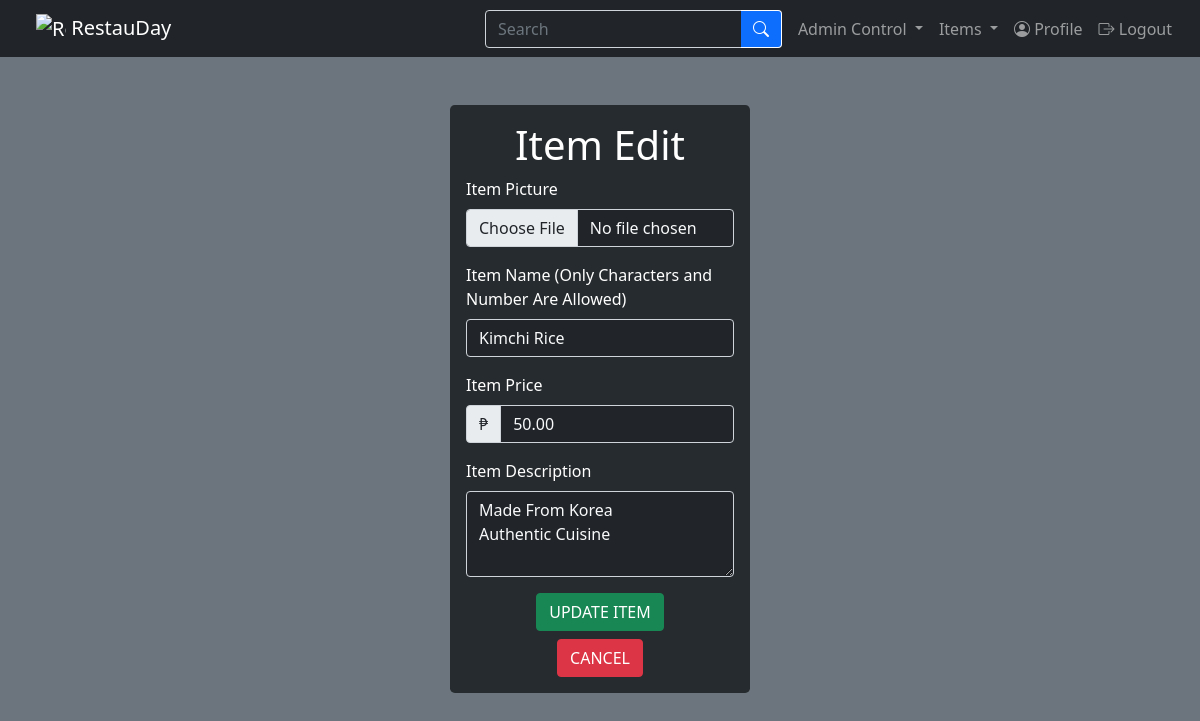
Page /php/itemEdit.php?id=30 (signed in) on the committed database.
### tables this page shows
CREATE TABLE `tbl_items` (
  `id` int(25) NOT NULL COMMENT 'int(25)',
  `name` varchar(255) NOT NULL COMMENT 'varchar(255)',
  `description` text NOT NULL COMMENT 'text',
  `price` decimal(11,2) NOT NULL COMMENT 'decimal(11,2)',
  `picture` varchar(255) NOT NULL DEFAULT 'default.png' COMMENT 'varchar(255)',
  `category` varchar(255) NOT NULL COMMENT 'varchar(255)'
);

### php/itemEdit.php (the view, shortened to what this page needs)
<?php
    include_once("../inc/database.php");
    $itemId = $_GET['id'];
    $querySelectItemInfo = "SELECT name, price, description FROM tbl_items WHERE id = $itemId";
    $executeQuerySelectItemInfo = mysqli_query($con, $querySelectItemInfo);
    $itemInfo = mysqli_fetch_assoc($executeQuerySelectItemInfo);
    $itemName = $itemInfo["name"];
    $itemPrice = $itemInfo["price"];
    $itemDescription = $itemInfo["description"];
?>
<!doctype html>
<html lang="en">
    <head>
        <link href="../bootstrap/css/bootstrap.min.css" rel="stylesheet">
        <link rel="stylesheet" href="../bootstrap-icons/bootstrap-icons.css">
        <link href="../bootstrap/local_css/stylesheet.css" rel="stylesheet">
    </head>
    <body class="d-grid gap-5 bg-secondary">
        <?php include_once("../inc/navBar.php"); ?>
        <div class="container p-3 mb-2 bg-normal-92 text-white rounded-3 w-25">
            <h1 class="text-center mb-2">Item Edit</h1>
            <form action="itemEditHandler.php" method="post" enctype="multipart/form-data">
                <div class="mb-3">
                    <label for="itemPicture" class="form-label">Item Picture</label>
                    <input class="form-control text-light bg-dark" type="file" accept="image/*" name="itemPicture">
                </div>
                <div class="mb-3">
                    <label for="itemName" class="form-label">Item Name (Only Characters and Number Are Allowed)</label>
                    <input type="text" class="form-control text-light bg-dark" name="itemName" placeholder="<?php echo "$itemName"?>" value="<?php echo "$itemName"?>" pattern="[A-z0-9À-ž\s]+" required>
                </div>
                <div class="mb-3">
                    <label for="itemPrice" class="form-label">Item Price</label>
                    <div class="input-group mb-3">
                        <span class="input-group-text">₱</span>
                        <input type="number" class="form-control text-light bg-dark" aria-label="Peso amount (with dot and two decimal places)" name="itemPrice" placeholder="<?php echo "$itemPrice"?>" value="<?php echo "$itemPrice"?>" step=".01" min="1" max="999999999.99" required>
                    </div>
                </div>
                <div class="mb-3">
                    <label for="itemDescription" class="form-label">Item Description</label>
                    <textarea class="form-control bg-dark text-light" rows="3" name="itemDescription" placeholder="<?php echo "$itemDescription"?>" style="max-height: 15rem;" required><?php echo "$itemDescription"?></textarea>
                </div>
                <div class="col text-center">
                    <input class="btn btn-primary btn-success" type="submit" value="UPDATE ITEM">
                    <br>
                    <a class='btn btn-danger mt-2' href='itemList.php' role='button'>CANCEL</a>
                </div>
            </form>
        </div>
    </body>
</html>

### rows in the picture
tbl_items: itemName "Kimchi Rice", itemPrice "50.00", itemDescription "Made From Korea Authentic Cuisine"
